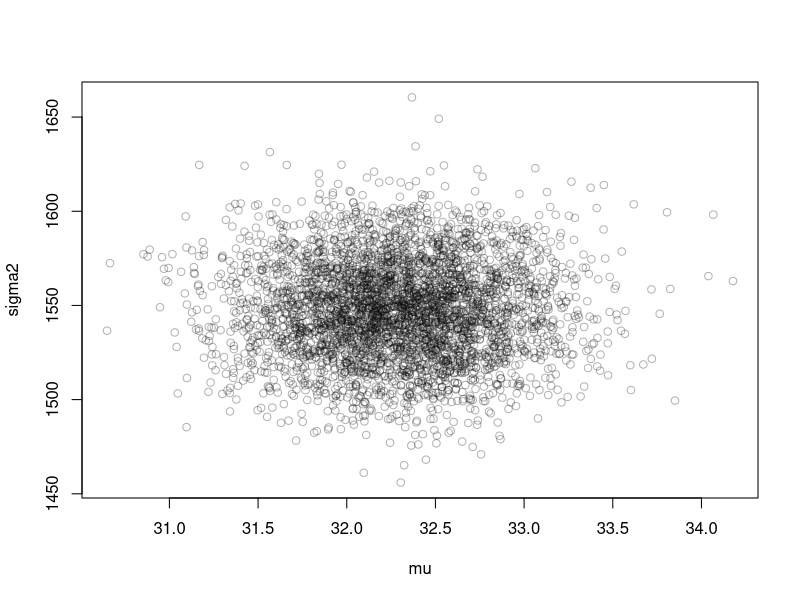
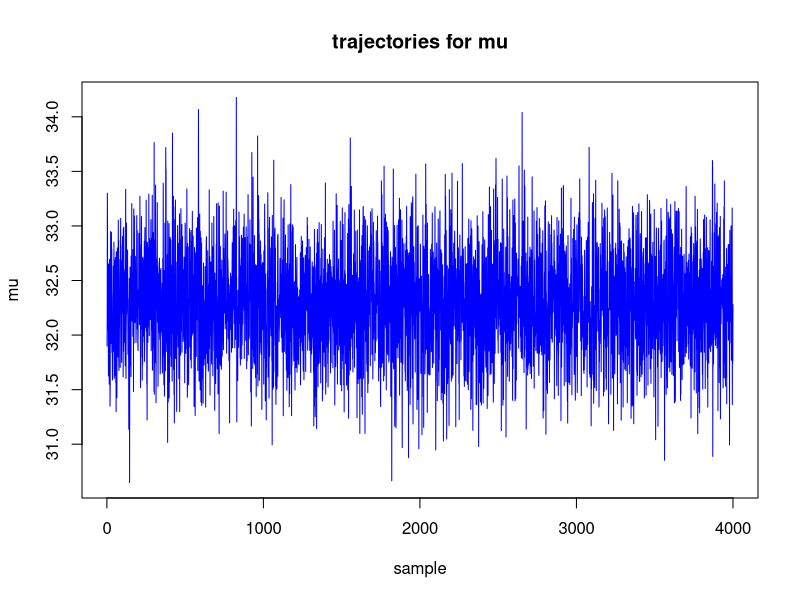
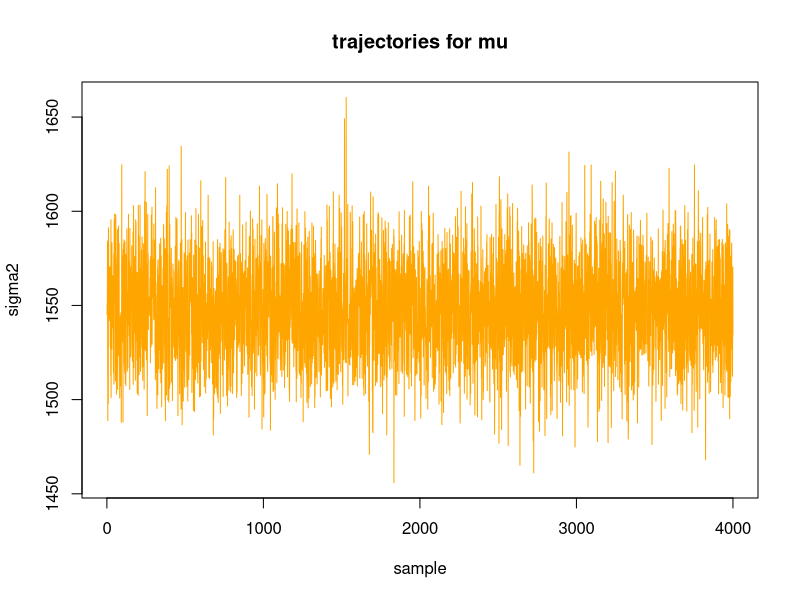
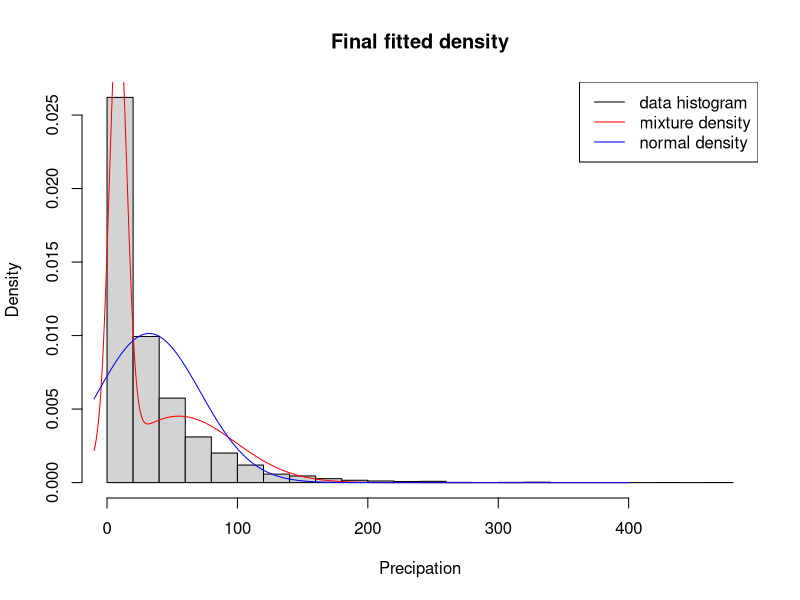
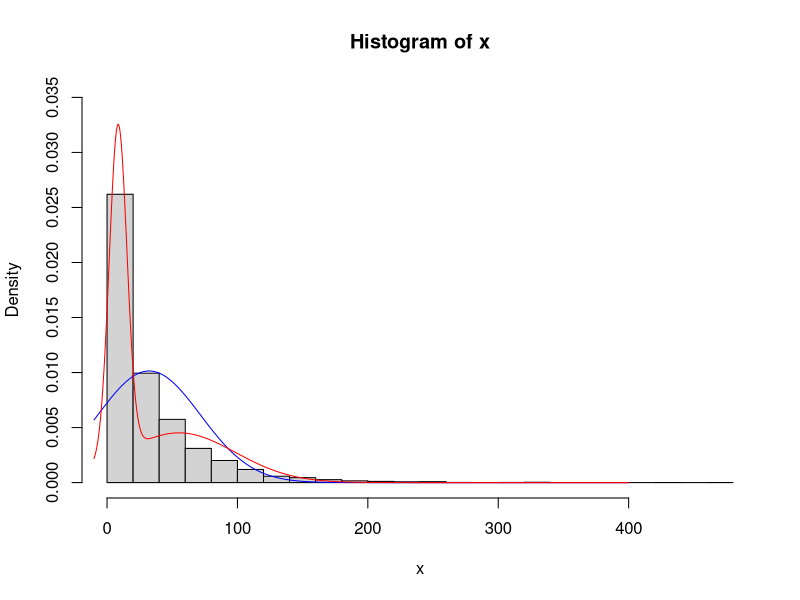

Reproduce these figures in R, in order.
#### Lab 3 Task 1: Normal model, mixture of normal model with semi-conjugate prior.
### Libraries

### Setup
# data
data.rain = read.table("rainfall.dat")$V1
n = dim(data.rain)[1]

# prior
mu.0 = mean(data.rain)
tau2.0 = 10
v.0 = 100 # << n so does not really matter
sigma2.0 = var(data.rain)

### Functions
rScaledInvChi2 = function(v, sigma2) {
  chi2 = rchisq(1, v)
  scaled.inv.chi2 = v * sigma2 / chi2
  return(scaled.inv.chi2)
}

rDirchlet = function(alpha, nAlloc) {
  n.categories = length(alpha)
  pi.draws = numeric()
  for(i in 1 : n.categories) {
    pi.draws[i] = rgamma(1, shape=alpha[i] + nAlloc[i], rate = 1) # shape = alpha, rate = beta
  }
  pi.draws = pi.draws / sum(pi.draws)
  return(pi.draws)
}

allocI = function(I) {
  n = dim(I)[1]
  alloc = numeric()
  for(i in 1:n) {
    alloc[i] = which(I[i,]==1)
  }
  return(alloc)
}

gibbsSamples = function(nSamples, x, mu.0, tau2.0, v.0, sigma2.0) {
  # set values
  mu.sample = mu.0
  sigma2.sample = sigma2.0
  n = length(x)
  
  # setup sampling
  mu.samples = numeric()
  sigma2.samples = numeric()
  
  # gibbs sampling
  v.n = v.0 + n
  for(i in 1:nSamples) {
    # sample sigma2
    sigma2.n = (v.0 * sigma2.0 + sum( (x - mu.sample)^2) ) / v.n
    sigma2.sample = rScaledInvChi2(v.n, sigma2.n)
    
    # sample mu
    w = (n / sigma2.sample) / (n / sigma2.sample + 1 / tau2.0)
    mu.n = w * mean(x) + (1 - w) * mu.0
    tau2.n = 1 / (n / sigma2.sample + 1 / tau2.0)
    mu.sample = rnorm(1, mean = mu.n, sd = sqrt(tau2.n))
    
    # save result
    sigma2.samples[i] = sigma2.sample
    mu.samples[i] = mu.sample
  }
  
  return(data.frame(mu = mu.samples, sigma2 = sigma2.samples))
}

### Implementation
# a) i)
nSamples = 4000
gibbs.samples = gibbsSamples(nSamples, data.rain, mu.0, tau2.0, v.0, sigma2.0)

# a) ii)
# posterior density
plot(gibbs.samples$mu, gibbs.samples$sigma2, col=rgb(0,0,0,0.3),
     xlab="mu", ylab="sigma2")

# trajectories
plot(gibbs.samples$mu, type="l", col="blue", xlab="sample", ylab="mu", main="trajectories for mu")
plot(gibbs.samples$sigma2, type="l", col="orange", xlab="sample", ylab="sigma2", main="trajectories for mu")

# estimate the paramateters of gibbs sampling using mean of posterior samples
mu.gibbs = mean(gibbs.samples$mu)
sigma2.gibbs = mean(gibbs.samples$sigma2)

# b)

# setup
x = as.matrix(data.rain)
nObs = length(x)
nComp = 2
nIterations = 100
prob.obs.comp = numeric()

# priors
alpha = 10 * rep(1, nComp)
muPrior = mu.0 * rep(1, nComp)
tau2Prior = tau2.0 * rep(1, nComp)
sigma2Prior = tau2.0 * rep(1, nComp)
vPrior = v.0 * rep(1, nComp)

# initial values
I = t(rmultinom(nObs, size = 1, prob = rep(1, nComp) / nComp))
muComp = numeric()
# muComp = quantile(x, probs = seq(0, 1, length = nComp))
# muComp = seq(min(x), max(x), length = nComp)
sigma2Comp = rep(var(x), nComp)

for(k in 1:nIterations) {
  alloc = allocI(I) # map allocation
  nAlloc = colSums(I) # calculate number of obs allocation to each component
  
  # update mu
  for(j in 1:nComp) {
    # w
    precData = nAlloc[j] / sigma2Comp[j]
    precPrior = 1 / tau2Prior[j]
    precPost = precData + precPrior
    w = precData / precPost 
    
    # mu.n
    muPost = w * mean(x[alloc==j]) + (1 - w) * muPrior[j] 
    
    # tau2.n
    tau2Post = 1 / precPost
    
    # mu
    muComp[j] = rnorm(1, mean = muPost, sd = sqrt(tau2Post))
  }
  
  # update sigma2
  for(j in 1:nComp) {
    # v.n
    vPost = vPrior[j] + nAlloc[j] 
    
    # sigma2.n
    sigma2Post = (vPrior[j] * sigma2Prior[j] + sum( (x[alloc==j] - muComp[j])^2) ) / vPost
    
    # sigma2
    sigma2Comp[j] = rScaledInvChi2(vPost, sigma2Post)
  }
  
  # update allocation
  pi = rDirchlet(alpha, nAlloc) # sample pi
  for(i in 1:nObs) {
    
    # calculate probability using sampled pi and density of given observation for corresponding component
    for(j in 1:nComp) {
      prob.obs.comp[j] = pi[j] * dnorm(x[i], mean = muComp[j], sd=sqrt(sigma2Comp[j]))
    }
    
    # randomize allocation for next iteration
    I[i,] = rmultinom(1, size = 1, prob = prob.obs.comp / sum(prob.obs.comp))
  }
}

# plot density curves
# plot(density(x), xlab="Precipation", main="Final fitted density") # plot density of data
hist(x, freq=FALSE, breaks=20, xlab="Precipation", main="Final fitted density")
x.grid = seq(-10, 400, 0.5)
densityComp1 = dnorm(x.grid, mean=muComp[1], sd=sqrt(sigma2Comp[1])) # density of comp1
densityComp2 = dnorm(x.grid, mean=muComp[2], sd=sqrt(sigma2Comp[2])) # density of comp2
lines(x.grid, pi[1]*densityComp1+pi[2]*densityComp2, col="red") # add curve of both densities, pi portioned
lines(x.grid, dnorm(x.grid, mean=mean(x), sd=sd(x)), col="blue") # add curve for a normal density estimation
legend("topright", legend=c("data histogram", "mixture density", "normal density"), col=c("black", "red", "blue"), lty=1)

# c) 
hist(x, freq=FALSE, breaks=20, ylim=c(0,0.035))
lines(x.grid, dnorm(x.grid, mean=mu.gibbs, sd=sqrt(sigma2.gibbs)), col="blue")
lines(x.grid, pi[1]*densityComp1 + pi[2]*densityComp2, col="red")
